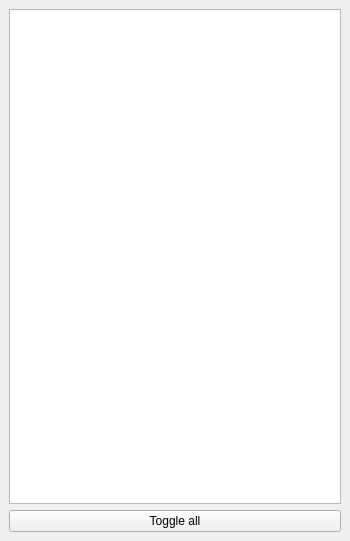
<?xml version="1.0" encoding="UTF-8"?>
<ui version="4.0">
 <class>MainWindow</class>
 <widget class="QMainWindow" name="MainWindow">
  <property name="geometry">
   <rect>
    <x>0</x>
    <y>0</y>
    <width>350</width>
    <height>541</height>
   </rect>
  </property>
  <property name="windowTitle">
   <string>MainWindow</string>
  </property>
  <widget class="QWidget" name="centralwidget">
   <layout class="QGridLayout" name="gridLayout">
    <item row="0" column="0">
     <widget class="QListWidget" name="todo_listWidget"/>
    </item>
    <item row="1" column="0">
     <widget class="QPushButton" name="toggleall_pushButton">
      <property name="text">
       <string>Toggle all</string>
      </property>
     </widget>
    </item>
   </layout>
  </widget>
 </widget>
 <resources/>
 <connections/>
</ui>
